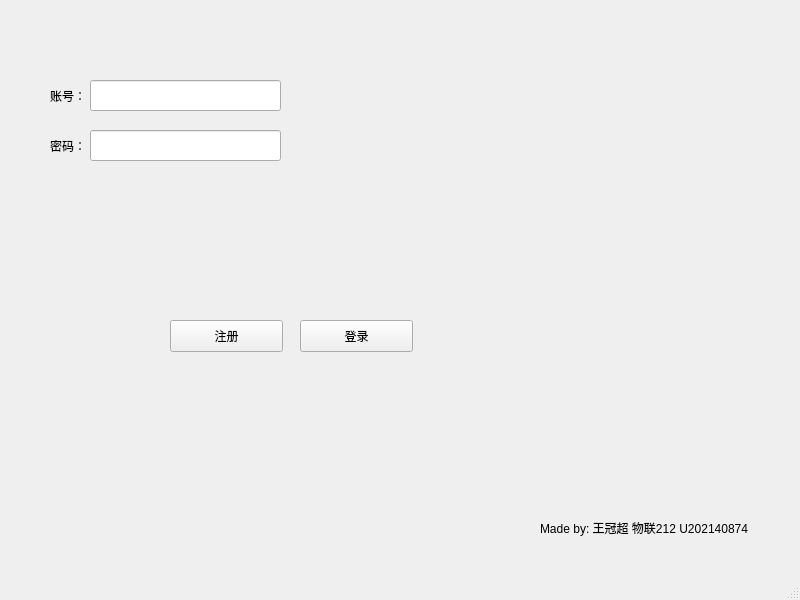
<?xml version="1.0" encoding="UTF-8"?>
<ui version="4.0">
 <class>MainWindow</class>
 <widget class="QMainWindow" name="MainWindow">
  <property name="geometry">
   <rect>
    <x>0</x>
    <y>0</y>
    <width>800</width>
    <height>600</height>
   </rect>
  </property>
  <property name="windowTitle">
   <string>银行系统——注册/登录页面</string>
  </property>
  <widget class="QWidget" name="centralwidget">
   <widget class="QLabel" name="ID">
    <property name="geometry">
     <rect>
      <x>50</x>
      <y>80</y>
      <width>41</width>
      <height>31</height>
     </rect>
    </property>
    <property name="text">
     <string>账号：</string>
    </property>
   </widget>
   <widget class="QLabel" name="Password">
    <property name="geometry">
     <rect>
      <x>50</x>
      <y>130</y>
      <width>41</width>
      <height>31</height>
     </rect>
    </property>
    <property name="text">
     <string>密码：</string>
    </property>
   </widget>
   <widget class="QPushButton" name="registerID">
    <property name="geometry">
     <rect>
      <x>170</x>
      <y>320</y>
      <width>113</width>
      <height>32</height>
     </rect>
    </property>
    <property name="text">
     <string>注册</string>
    </property>
   </widget>
   <widget class="QLineEdit" name="inputID">
    <property name="geometry">
     <rect>
      <x>90</x>
      <y>80</y>
      <width>191</width>
      <height>31</height>
     </rect>
    </property>
   </widget>
   <widget class="QLineEdit" name="inputPassword">
    <property name="geometry">
     <rect>
      <x>90</x>
      <y>130</y>
      <width>191</width>
      <height>31</height>
     </rect>
    </property>
   </widget>
   <widget class="QPushButton" name="log_onID">
    <property name="geometry">
     <rect>
      <x>300</x>
      <y>320</y>
      <width>113</width>
      <height>32</height>
     </rect>
    </property>
    <property name="text">
     <string>登录</string>
    </property>
   </widget>
   <widget class="QLabel" name="label">
    <property name="geometry">
     <rect>
      <x>540</x>
      <y>520</y>
      <width>241</width>
      <height>16</height>
     </rect>
    </property>
    <property name="text">
     <string>Made by: 王冠超 物联212 U202140874</string>
    </property>
   </widget>
  </widget>
  <widget class="QMenuBar" name="menubar">
   <property name="geometry">
    <rect>
     <x>0</x>
     <y>0</y>
     <width>800</width>
     <height>24</height>
    </rect>
   </property>
  </widget>
  <widget class="QStatusBar" name="statusbar"/>
 </widget>
 <resources/>
 <connections/>
</ui>
